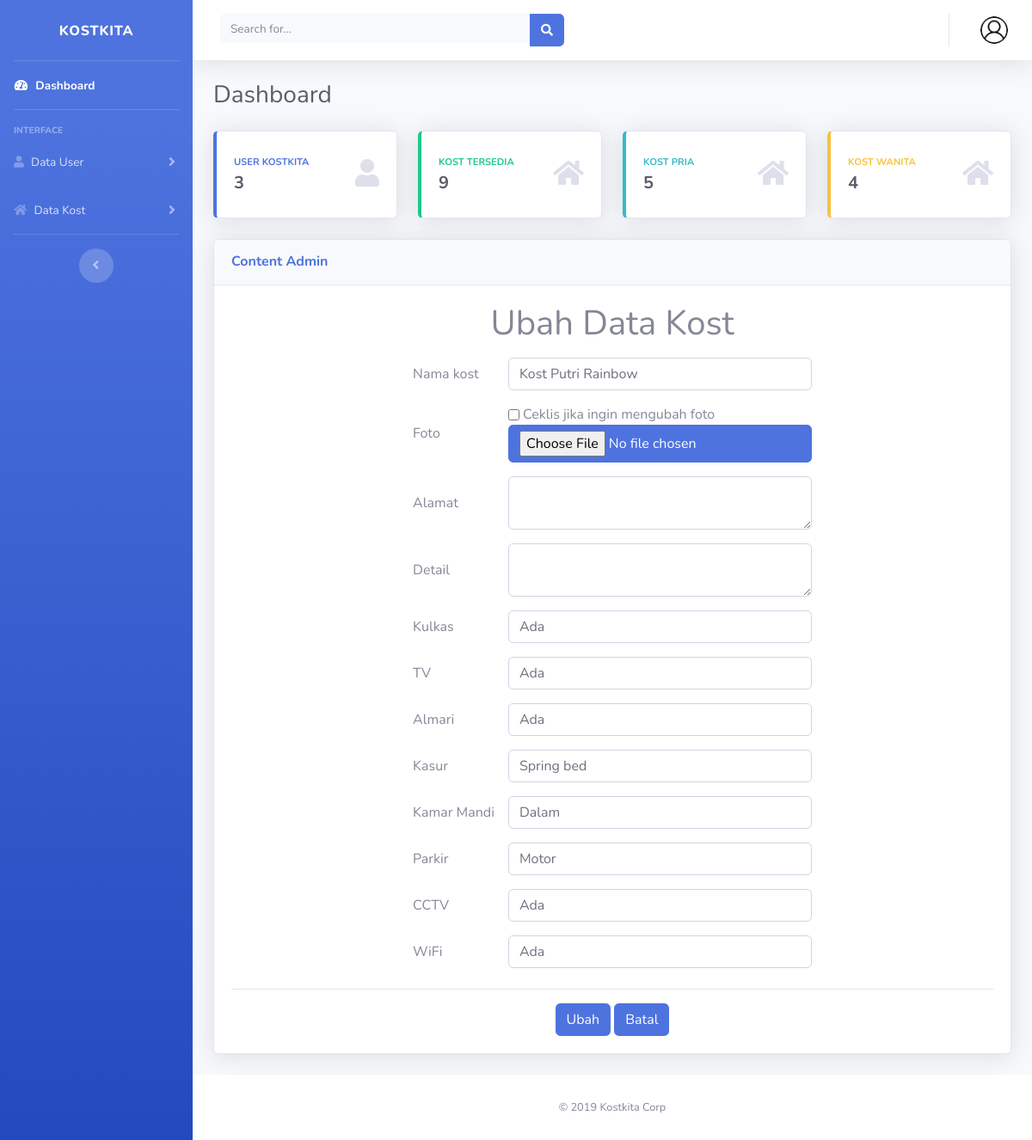
The app's page /admin/form_editKost.php?id_kost=6 (signed in) with its own data.
### tables this page shows
CREATE TABLE `kost` (
  `id_kost`    INT NOT NULL AUTO_INCREMENT,
  `pemilik`    VARCHAR(50)  NOT NULL,
  `namakost`   VARCHAR(100) NOT NULL,
  `harga`      VARCHAR(30)  NOT NULL,
  `gambar`     VARCHAR(255) NOT NULL,
  `jenis_kost` VARCHAR(2)   NOT NULL,
  `alamat`     TEXT NOT NULL,
  `detail`     TEXT NOT NULL,
  `kulkas`     VARCHAR(100) NOT NULL DEFAULT '',
  `tv`         VARCHAR(100) NOT NULL DEFAULT '',
  `almari`     VARCHAR(100) NOT NULL DEFAULT '',
  `kasur`      VARCHAR(100) NOT NULL DEFAULT '',
  `kamarmandi` VARCHAR(100) NOT NULL DEFAULT '',
  `parkir`     VARCHAR(100) NOT NULL DEFAULT '',
  `cctv`       VARCHAR(100) NOT NULL DEFAULT '',
  `wifi`       VARCHAR(100) NOT NULL DEFAULT '',
  PRIMARY KEY (`id_kost`),
  KEY `idx_pemilik` (`pemilik`)
);

### admin/form_editKost.php (the view, shortened to what this page needs)
<!DOCTYPE html>
<html lang="en">
<?php
  include "../koneksi.php";
  $id_kost = $_GET['id_kost'];
  $jk = $_GET['jk'];
  $query = "SELECT * FROM kost WHERE id_kost='".$id_kost."'";
  $sql = mysqli_query($koneksi, $query);
  $data = mysqli_fetch_array($sql);
  ?>
<!-- <?php
  @$user=$_GET['user'];
?> -->
<head>
  <link href="../vendor/fontawesome-free/css/all.min.css" rel="stylesheet" type="text/css">
  <link href="../css/sb-admin-2.min.css" rel="stylesheet">
</head>
<body id="page-top">
  <div id="wrapper">
    <ul class="navbar-nav bg-gradient-primary sidebar sidebar-dark accordion" id="accordionSidebar">
      <a class="sidebar-brand d-flex " href="../index.php">
        <div class="sidebar-brand-text mx-3">&nbsp; &nbsp; &nbsp; &nbsp;KostKita</div>
      </a>
      <hr class="sidebar-divider my-0">
      <li class="nav-item active">
        <a class="nav-link" href="index.php?user=<?php echo  $user; ?>">
          <i class="fas fa-fw fa-tachometer-alt"></i>
          <span>Dashboard</span></a>
      </li>
      <hr class="sidebar-divider">
      <div class="sidebar-heading">
        Interface
      </div>
      <li class="nav-item">
        <a class="nav-link collapsed" href="#" data-toggle="collapse" data-target="#collapseTwo" aria-expanded="true" aria-controls="collapseTwo">
          <i class="fas fa-user"></i>
          <span>Data User</span>
        </a>
      </li>
      <li class="nav-item">
        <a class="nav-link collapsed" href="#" data-toggle="collapse" data-target="#collapseUtilities" aria-expanded="true" aria-controls="collapseUtilities">
          <i class="fas fa-home"></i>
          <span>Data Kost</span>
        </a>
      </li>
      <hr class="sidebar-divider">
      <div class="text-center d-none d-md-inline">
        <button class="rounded-circle border-0" id="sidebarToggle"></button>
      </div>
    </ul>
    <div id="content-wrapper" class="d-flex flex-column">
      <div id="content">
        <nav class="navbar navbar-expand navbar-light bg-white topbar mb-4 static-top shadow">
          <form class="d-none d-sm-inline-block form-inline mr-auto ml-md-3 my-2 my-md-0 mw-100 navbar-search">
            <div class="input-group">
              <input type="text" class="form-control bg-light border-0 small" placeholder="Search for..." aria-label="Search" aria-describedby="basic-addon2">
              <div class="input-group-append">
                <button class="btn btn-primary" type="button">
                  <i class="fas fa-search fa-sm"></i>
                </button>
              </div>
            </div>
          </form>
          <ul class="navbar-nav ml-auto">
            <li class="nav-item dropdown no-arrow">
              <a class="nav-link dropdown-toggle" href="#" id="userDropdown" role="button" data-toggle="dropdown" aria-haspopup="true" aria-expanded="false">
                <img class="img-profile rounded-circle" src="../assets/img/user.png">
              </a>
            </li>
          </ul>
        </nav>
        <div class="container-fluid">
          <div class="d-sm-flex align-items-center justify-content-between mb-4">
            <h1 class="h3 mb-0 text-gray-800">Dashboard</h1>
          </div>
          <div class="row">
            <div class="col-xl-3 col-md-6 mb-4">
              <div class="card border-left-primary shadow h-100 py-2">
                <div class="card-body">
                  <div class="row no-gutters align-items-center">
                    <div class="col mr-2">
                      <div class="text-xs font-weight-bold text-primary text-uppercase mb-1">User KostKita</div>
                      <div class="h5 mb-0 font-weight-bold text-gray-800">
                        <?php
                          include "../koneksi.php";
                            $query="select * from userkost";
                            $sql=mysqli_query($koneksi, $query);
                            $count=mysqli_num_rows($sql);
                            echo $count;
                        ?>
                      </div>
                    </div>
                    <div class="col-auto">
                      <i class="fas fa-user fa-2x text-gray-300"></i>
                    </div>
                  </div>
                </div>
              </div>
            </div>
            <div class="col-xl-3 col-md-6 mb-4">
              <div class="card border-left-success shadow h-100 py-2">
                <div class="card-body">
                  <div class="row no-gutters align-items-center">
                    <div class="col mr-2">
                      <div class="text-xs font-weight-bold text-success text-uppercase mb-1">Kost Tersedia</div>
                      <div class="h5 mb-0 font-weight-bold text-gray-800">
                        <?php
                          include "../koneksi.php";
                            $query="select * from kost";
                            $sql=mysqli_query($koneksi, $query);
                            $count=mysqli_num_rows($sql);
                            echo $count;
                        ?>
                      </div>
                    </div>
                    <div class="col-auto">
                      <i class="fas fa-home fa-2x text-gray-300"></i>
                    </div>
                  </div>
                </div>
              </div>
            </div>
            <div class="col-xl-3 col-md-6 mb-4">
              <div class="card border-left-info shadow h-100 py-2">
                <div class="card-body">
                  <div class="row no-gutters align-items-center">
                    <div class="col mr-2">
                      <div class="text-xs font-weight-bold text-info text-uppercase mb-1">Kost Pria</div>
                      <div class="row no-gutters align-items-center">
                        <div class="col-auto">
                          <div class="h5 mb-0 mr-3 font-weight-bold text-gray-800">
                            <?php
                            include "../koneksi.php";
                            $query="select jenis_kost from kost where jenis_kost='1'";
                            $sql=mysqli_query($koneksi, $query);
                            $count=mysqli_num_rows($sql);
                            echo $count;
                            ?>
                          </div>
                        </div>
                      </div>
                    </div>
                    <div class="col-auto">
                      <i class="fas fa-home fa-2x text-gray-300"></i>
                    </div>
                  </div>
                </div>
              </div>
            </div>
            <div class="col-xl-3 col-md-6 mb-4">
              <div class="card border-left-warning shadow h-100 py-2">
                <div class="card-body">
                  <div class="row no-gutters align-items-center">
                    <div class="col mr-2">
                      <div class="text-xs font-weight-bold text-warning text-uppercase mb-1">Kost Wanita</div>
                      <div class="h5 mb-0 font-weight-bold text-gray-800">
                        <?php
                          include "../koneksi.php";
                            $query="select jenis_kost from kost where jenis_kost='2'";
                            $sql=mysqli_query($koneksi, $query);
                            $count=mysqli_num_rows($sql);
                            echo $count;
                        ?>
                      </div>
                    </div>
                    <div class="col-auto">
                      <i class="fas fa-home fa-2x text-gray-300"></i>
                    </div>
                  </div>
                </div>
              </div>
            </div>
          </div>
          <div class="row">
            <div class="col-xl-12 col-lg-11">
              <div class="card shadow mb-4">
                <div class="card-header py-3 d-flex flex-row align-items-center justify-content-between">
                  <h6 class="m-0 font-weight-bold text-primary">Content Admin</h6>
                </div>
                <div class="card-body text-center">
                <h1>Ubah Data Kost</h1>
                  <form method="post" action="edit_kost.php?id_kost=<?php echo  $id_kost; ?>&jk=<?php echo  $jk; ?>&user=<?php echo $user; ?>" enctype="multipart/form-data">
                  <table cellpadding="8" align="center" style="text-align:left;" >
                  <tr>
                    <td>Nama kost</td>
                    <td><input class="form-control item" type="text" name="nama" value="<?php echo $data['namakost']; ?>"></td>
                  </tr>
                  <tr>
                    <td>Foto</td>
                    <td>
                      <input class="btn btn-primary" type="checkbox" name="foto" value="true"> Ceklis jika ingin mengubah foto<br>
                      <input class="btn btn-primary" type="file" name="foto">
                    </td>
                  </tr>
                  <tr>
                    <td>Alamat</td>
                    <td><textarea class="form-control item" type="text" name="alamat" value="<?php echo $data['alamat']; ?>">
                    </textarea>
                  </td>
                  </tr>
                  <tr>
                    <td>Detail</td>
                    <td><textarea class="form-control item" type="text" name="detail" value="<?php echo $data['detail']; ?>">
                    </textarea>
                  </td>
                  </tr>
                  <tr>
                    <td>Kulkas</td>
                    <td><input class="form-control item" type="text" name="kulkas" value="<?php echo $data['kulkas']; ?>"></td>
                  </tr>
                  <tr>
                    <td>TV</td>
                    <td><input class="form-control item" type="text" name="tv" value="<?php echo $data['tv']; ?>"></td>
                  </tr>
                  <tr>
                    <td>Almari</td>
                    <td><input class="form-control item" type="text" name="almari" value="<?php echo $data['almari']; ?>"></td>
                  </tr>
                  <tr>
                    <td>Kasur</td>
                    <td><input class="form-control item" type="text" name="kasur" value="<?php echo $data['kasur']; ?>"></td>
                  </tr>
                  <tr>
                    <td>Kamar Mandi</td>
                    <td><input class="form-control item" type="text" name="kamarmandi" value="<?php echo $data['kamarmandi']; ?>"></td>
                  </tr>
                  <tr>
                    <td>Parkir</td>
                    <td><input class="form-control item" type="text" name="parkir" value="<?php echo $data['parkir']; ?>"></td>
                  </tr>
                  <tr>
                    <td>CCTV</td>
                    <td><input class="form-control item" type="text" name="cctv" value="<?php echo $data['cctv']; ?>"></td>
                  </tr>
                  <tr>
                    <td>WiFi</td>
                    <td><input class="form-control item" type="text" name="wifi" value="<?php echo $data['wifi']; ?>"></td>
                  </tr>
                  </table>
                  <hr>
                  <input class="btn btn-primary" type="submit" value="Ubah">
                  <input class="btn btn-primary" type="button" value="Batal"></a>
                  </form>
                </div>
              </div>
            </div>
          </div>
        </div>
      </div>
      <footer class="sticky-footer bg-white">
        <div class="container my-auto">
          <div class="copyright text-center my-auto">
            <span>&copy; 2019 Kostkita Corp</span>
          </div>
        </div>
      </footer>
    </div>
  </div>
</body>
</html>

### records on screen
kost: nama "Kost Putri Rainbow", kulkas "Ada", tv "Ada", almari "Ada", kasur "Spring bed", kamarmandi "Dalam", parkir "Motor", cctv "Ada", wifi "Ada"

### other values on screen
$count "3"
$count "9"
$count "5"
$count "4"
